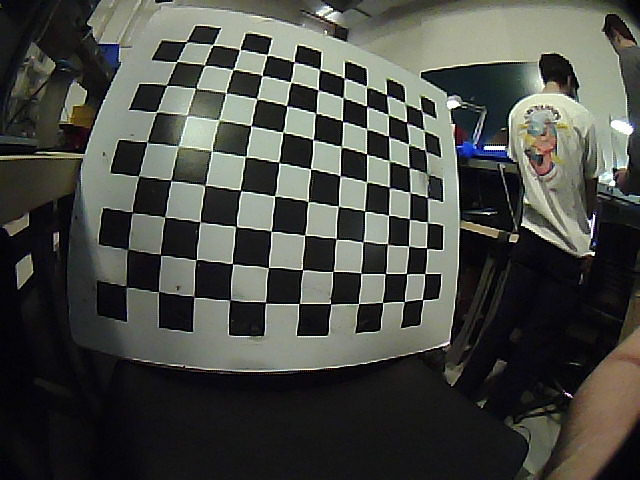
#> input picture cg_ws/src/drivers/camera_calib_tools/cal_cam_data/cal_cam_007.png, 640 x 480 px; its folder holds only this picture in this run
$ python cal_cam_file_fisheye.py
#> lines starting #> are read from the running program, lines starting #| are printed output that depends on the picture
#!/usr/bin/env python

from urllib.request import DataHandler
import cv2
import numpy as np
import os
import glob

# Defining the dimensions of checkerboard
CHECKERBOARD = (9, 11)
criteria = (cv2.TERM_CRITERIA_EPS + cv2.TERM_CRITERIA_MAX_ITER, 30, 0.001)
#calibration_flags = cv2.fisheye.CALIB_RECOMPUTE_EXTRINSIC + \
#  cv2.fisheye.CALIB_CHECK_COND + cv2.fisheye.CALIB_FIX_SKEW
calibration_flags = cv2.fisheye.CALIB_RECOMPUTE_EXTRINSIC + \
                    cv2.fisheye.CALIB_FIX_SKEW

# Creating vector to store vectors of 3D points for each checkerboard image
objpoints = []
# Creating vector to store vectors of 2D points for each checkerboard image
imgpoints = []

# Defining the world coordinates for 3D points
objp = np.zeros((1, CHECKERBOARD[0] * CHECKERBOARD[1], 3), np.float32)
objp[0, :, :2] = np.mgrid[0:CHECKERBOARD[0],
                          0:CHECKERBOARD[1]].T.reshape(-1, 2)
prev_img_shape = None

# Setup data collection
cv2.namedWindow("Camera")

# Extracting path of individual image stored in a given directory
images = glob.glob('cal_cam_data/*.png')

for fname in images:
  img = cv2.imread(fname)
#> img is the input picture: shape (480, 640, 3); mean B, G, R 68.9, 74.3, 72.6
  gray = cv2.cvtColor(img, cv2.COLOR_BGR2GRAY)
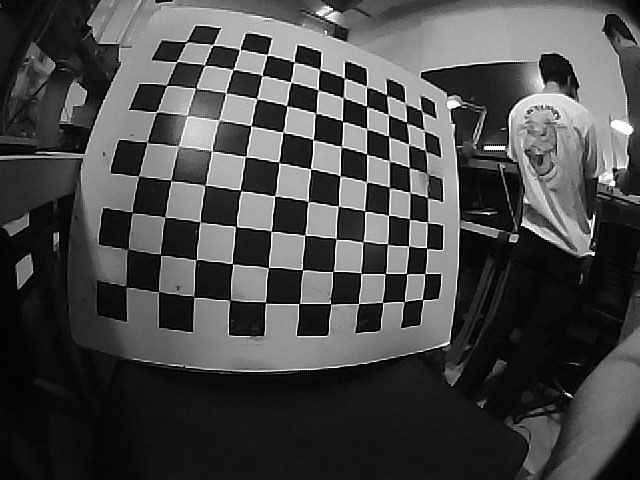
#> gray: shape (480, 640); min 0, max 255, mean 73.2

  print("Checking image for corners...")

  # Find the chess board corners
  # If desired number of corners are found in the image then ret = true
  ret, corners = cv2.findChessboardCorners(
      gray, CHECKERBOARD, cv2.CALIB_CB_ADAPTIVE_THRESH + cv2.CALIB_CB_FAST_CHECK + cv2.CALIB_CB_NORMALIZE_IMAGE)
#> ret = True; corners = 99 rows, first 8: [126.3, 285.4], [128.4, 249.3], [132.4, 211.8], [138.5, 176.1], [146.5, 142.4], [155.8, 111.7], [166.4, 84.97], [176.5, 61.46]

  """
  If desired number of corner are detected,
  we refine the pixel coordinates and display
  them on the images of checker board
  """
  if ret == True:
    print("Corners found!")
    # refining pixel coordinates for given 2d points.
    corners2 = cv2.cornerSubPix(
        gray, corners, (11, 11), (-1, -1), criteria)
#> corners2 = 99 rows, first 8: [126, 286.5], [127.7, 248.9], [131.8, 212.5], [138.6, 175.8], [146.7, 142.3], [156.7, 111.5], [166.5, 85.2], [176.7, 61.34]

    # Draw and display the corners
    img_corners = cv2.drawChessboardCorners(img, CHECKERBOARD, corners2, ret)
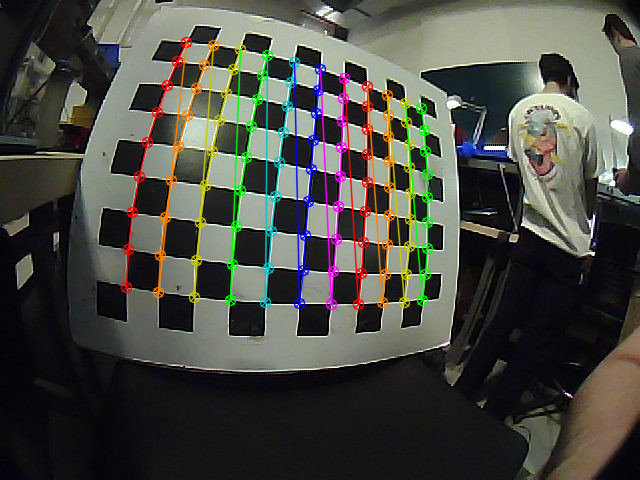
#> img_corners: shape (480, 640, 3); mean B, G, R 67.6, 74.9, 74.2
    cv2.imshow('Camera', img_corners)

    # Check for user input
    print("Image OK? Press Space to continue and ESC to cancel.")
    k = cv2.waitKey(0)
#> (key Esc is pressed here)
    if k % 256 == 27:  # ESC pressed
      print("Escape hit, closing...")
      break

    elif k % 256 == 32:  # SPACE pressed
      # Save data
      objpoints.append(objp)
      imgpoints.append(corners2)
  else:
    print("Corners not found, skipping image...")
cv2.destroyAllWindows()

# h, w = img.shape[:2]

if len(objpoints) > 0 and len(imgpoints) > 0:
  """
  Performing camera calibration by
  passing the value of known 3D points (objpoints)
  and corresponding pixel coordinates of the
  detected corners (imgpoints)
  """

  N_OK = len(objpoints)
  K = np.zeros((3, 3))
  D = np.zeros((4, 1))
  rvecs = [np.zeros((1, 1, 3), dtype=np.float64) for i in range(N_OK)]
  tvecs = [np.zeros((1, 1, 3), dtype=np.float64) for i in range(N_OK)]

  ret, _, _, _, _ = cv2.fisheye.calibrate(
    objpoints,
    imgpoints,
    gray.shape[::-1],
    K,
    D,
    rvecs,
    tvecs,
    calibration_flags,
    (cv2.TERM_CRITERIA_EPS+cv2.TERM_CRITERIA_MAX_ITER, 30, 1e-6)
    )

  print("Camera matrix : \n")
  print(K)
  print("dist : \n")
  print(D)
  print("rvecs : \n")
  print(rvecs)
  print("tvecs : \n")
  print(tvecs)

$ run again, on cg_ws/src/drivers/camera_calib_tools/cal_cam_data/cal_cam_011.png
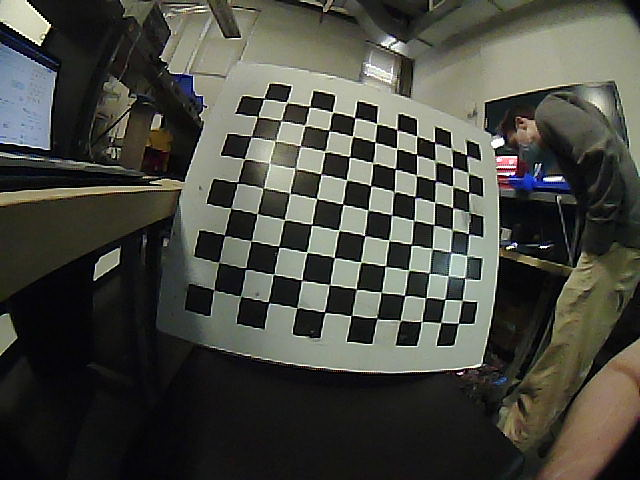
#> input picture cg_ws/src/drivers/camera_calib_tools/cal_cam_data/cal_cam_011.png, 640 x 480 px
#> img is the input picture: shape (480, 640, 3); mean B, G, R 65, 72.5, 71.8
#> `gray = cv2.cvtColor(img, cv2.COLOR_BGR2GRAY)`:
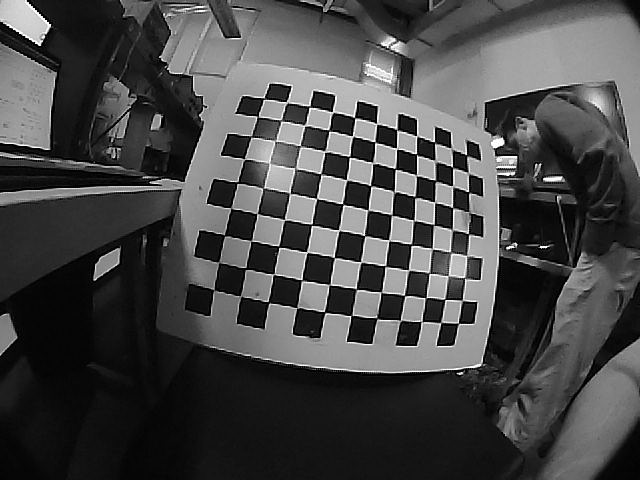
#> gray: shape (480, 640); min 0, max 255, mean 71.5
#> ret = True; corners = 99 rows, first 8: [214.2, 289.7], [218.7, 262], [224.6, 235.6], [230.5, 207.7], [237.2, 182.6], [244.9, 159.3], [251, 136.7], [257.7, 116.6]
#> corners2 = 99 rows, first 8: [213.6, 289.8], [218.7, 262.5], [224.5, 235.4], [230.7, 208.4], [237.5, 182.5], [244.4, 158.5], [251.3, 136.5], [257.5, 116.3]
#> `img_corners = cv2.drawChessboardCorners(img, CHECKERBOARD, corners2, r..`:
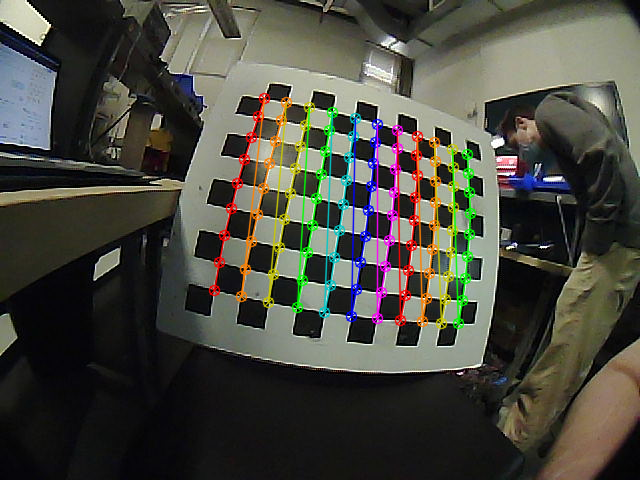
#> img_corners: shape (480, 640, 3); mean B, G, R 63.8, 73, 73.1

$ run again, on cg_ws/src/drivers/camera_calib_tools/cal_cam_data/cal_cam_012.png
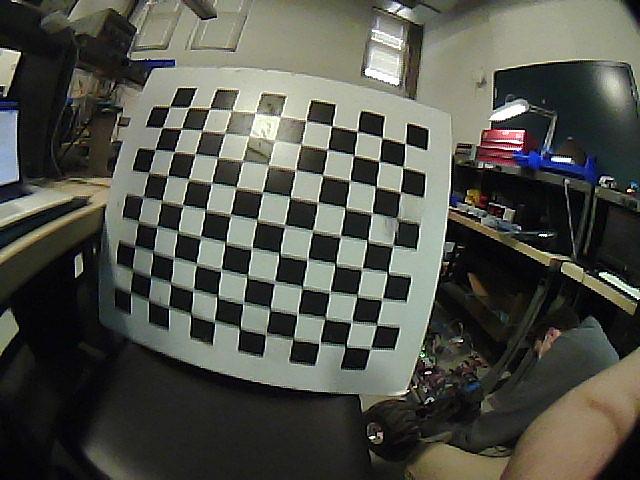
#> input picture cg_ws/src/drivers/camera_calib_tools/cal_cam_data/cal_cam_012.png, 640 x 480 px
#> img is the input picture: shape (480, 640, 3); mean B, G, R 74, 82.3, 80.9
#> `gray = cv2.cvtColor(img, cv2.COLOR_BGR2GRAY)`:
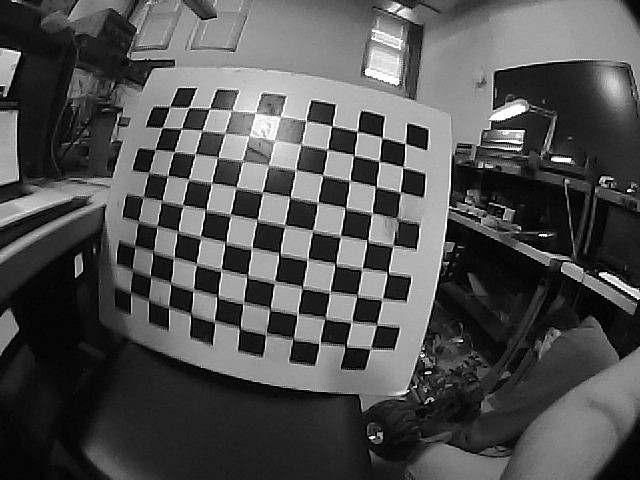
#> gray: shape (480, 640); min 0, max 255, mean 81
#> ret = True; corners = 99 rows, first 8: [130.7, 292.2], [132.5, 270], [135, 246.6], [138.5, 220], [142.5, 199.4], [148.4, 171.5], [154.5, 150], [162.7, 127.4]
#> corners2 = 99 rows, first 8: [130.5, 292.6], [132.4, 270.1], [134.6, 246.1], [138.3, 220.8], [143.3, 197], [148.5, 172.4], [155.1, 149.4], [162.3, 127.5]
#> `img_corners = cv2.drawChessboardCorners(img, CHECKERBOARD, corners2, r..`:
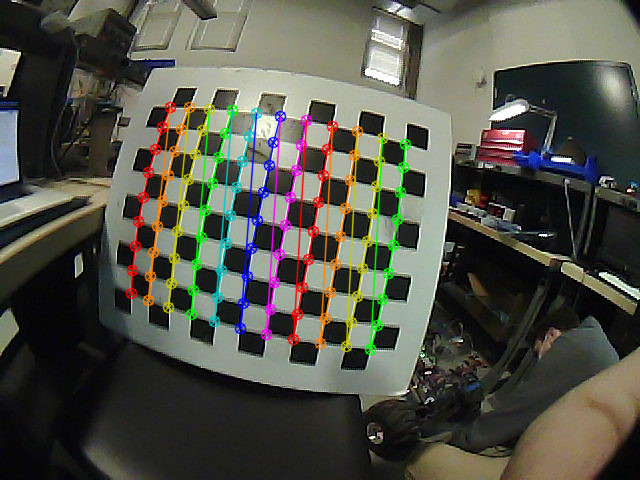
#> img_corners: shape (480, 640, 3); mean B, G, R 72.7, 82.7, 82.3

$ run again, on cg_ws/src/drivers/camera_calib_tools/cal_cam_data/cal_cam_013.png
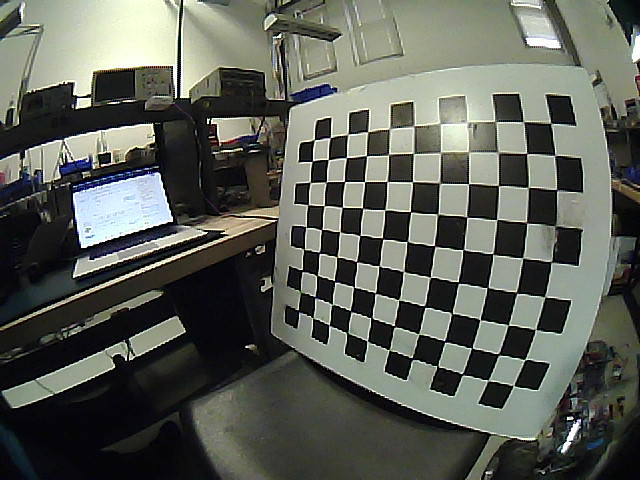
#> input picture cg_ws/src/drivers/camera_calib_tools/cal_cam_data/cal_cam_013.png, 640 x 480 px
#> img is the input picture: shape (480, 640, 3); mean B, G, R 87.1, 95.1, 91.9
#> `gray = cv2.cvtColor(img, cv2.COLOR_BGR2GRAY)`:
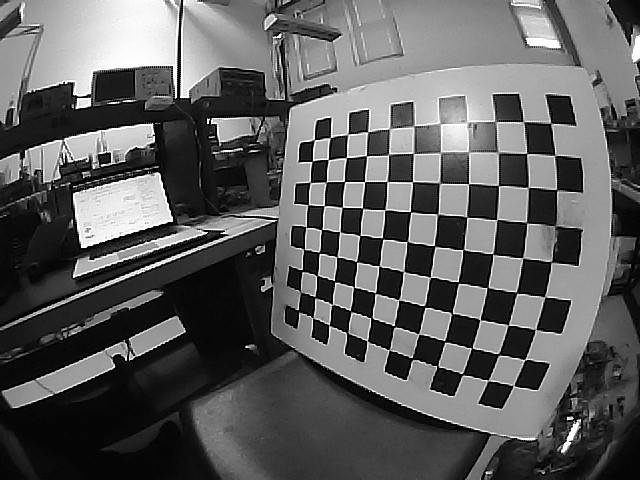
#> gray: shape (480, 640); min 0, max 255, mean 93.3
#> ret = True; corners = 99 rows, first 8: [550.8, 123.1], [555.1, 155.5], [556.6, 189.8], [554.7, 225.9], [551, 261.7], [545.2, 296.9], [535.5, 329.4], [525, 359.7]
#> corners2 = 99 rows, first 8: [550.8, 123.3], [554.8, 155.3], [556.6, 189.8], [555.5, 225.9], [551.4, 262], [544.7, 296.7], [535.5, 329.5], [525.1, 359.2]
#> `img_corners = cv2.drawChessboardCorners(img, CHECKERBOARD, corners2, r..`:
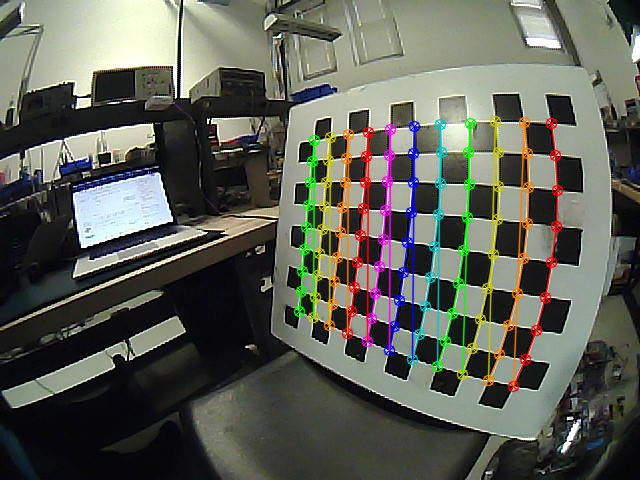
#> img_corners: shape (480, 640, 3); mean B, G, R 85.8, 95.7, 93.5

$ run again, on cg_ws/src/drivers/camera_calib_tools/cal_cam_data/cal_cam_008.png
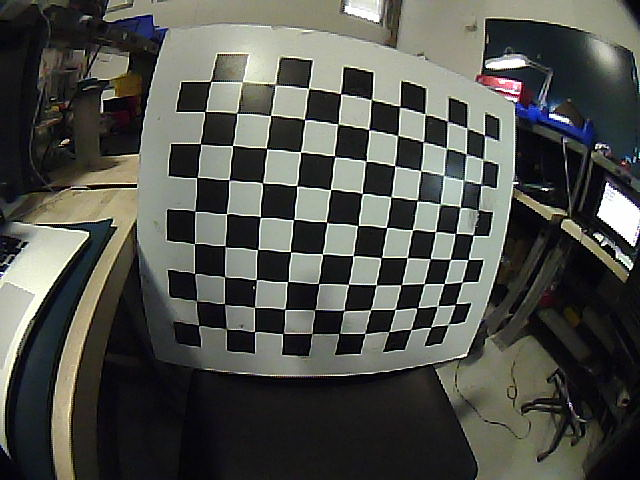
#> input picture cg_ws/src/drivers/camera_calib_tools/cal_cam_data/cal_cam_008.png, 640 x 480 px
#> img is the input picture: shape (480, 640, 3); mean B, G, R 75.8, 81.4, 80
#> `gray = cv2.cvtColor(img, cv2.COLOR_BGR2GRAY)`:
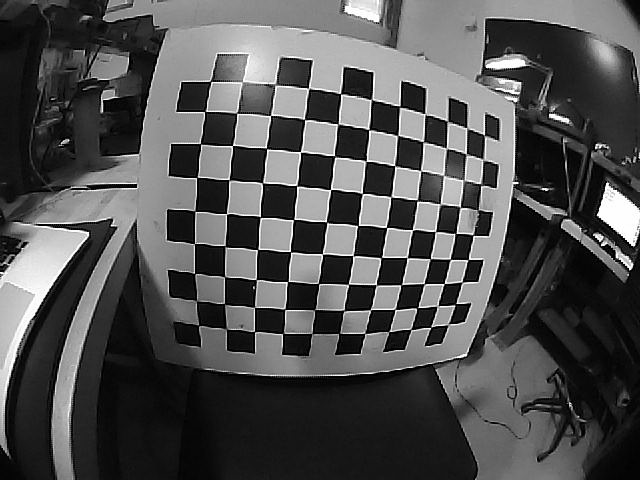
#> gray: shape (480, 640); min 0, max 255, mean 80.3
#> ret = True; corners = 99 rows, first 8: [198.6, 325.6], [196.5, 300.7], [194.6, 273.6], [194.4, 243.5], [195, 211.3], [196.7, 177.5], [200.4, 143.8], [204.5, 111.5]
#> corners2 = 99 rows, first 8: [198.5, 324.9], [196.4, 300.6], [194.5, 273.1], [194.4, 243.6], [194.8, 211.2], [196.8, 177.4], [200.5, 143.6], [205.4, 111.5]
#> `img_corners = cv2.drawChessboardCorners(img, CHECKERBOARD, corners2, r..`:
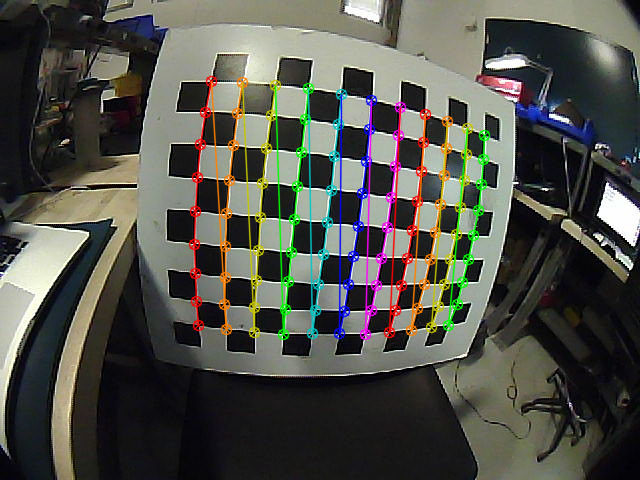
#> img_corners: shape (480, 640, 3); mean B, G, R 74.4, 82, 81.6
